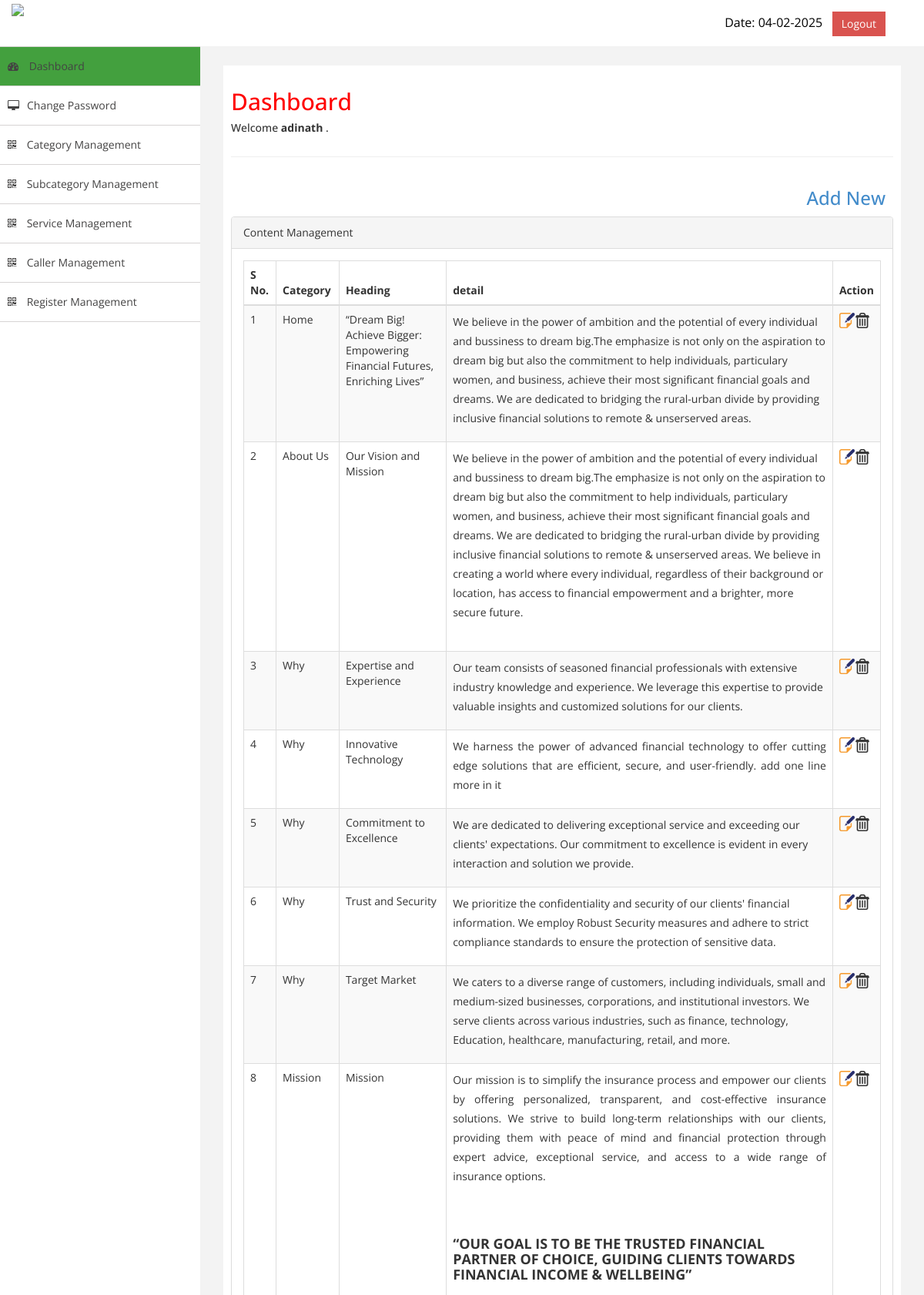
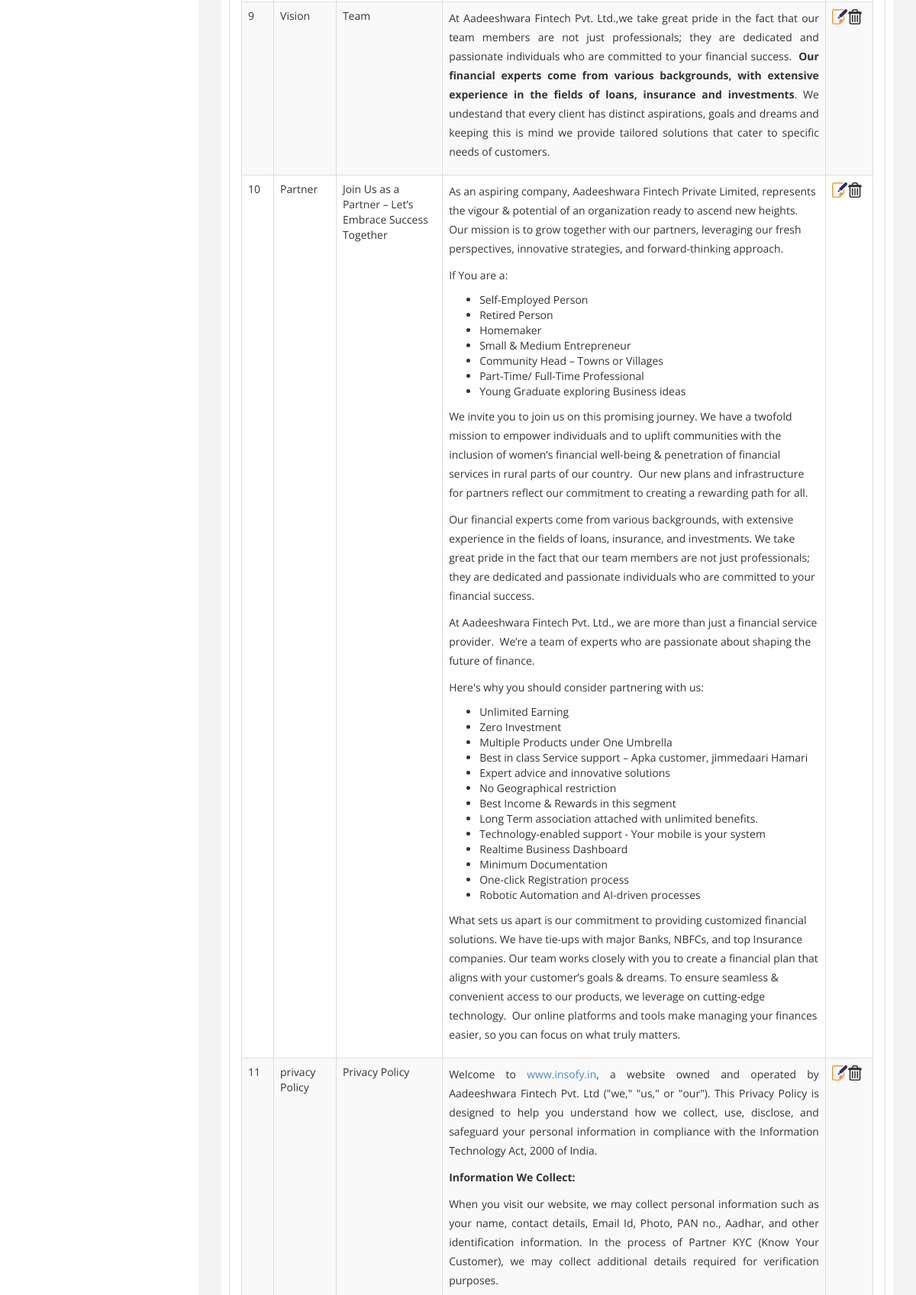
Page /secure_panel_adinath/content-mgmt.php (signed in, upper part) on the committed database (2 pictures, top to bottom).
### tables this page shows
CREATE TABLE `content` (
  `id` int(11) NOT NULL,
  `category` varchar(50) NOT NULL,
  `heading` text NOT NULL,
  `photo` varchar(255) NOT NULL,
  `detail` text NOT NULL,
  `status` varchar(20) NOT NULL,
  `title` varchar(255) NOT NULL,
  `metatag` text NOT NULL,
  `descp` text NOT NULL
);

### secure_panel_adinath/com/sqlConnection.php (called while the page is built, shortened)
<?php
  class sqlConnection {
	  private $conn;
	  public function __construct(){
	  $this->host = "localhost";
		  $this->user = "root";
		  $this->pass = '$lRP$~gH+~F4';
		  $this->database = "tenac4dh_adinath";
		 $conn=$this->conn = mysqli_connect( $this->host,$this->user,$this->pass,$this->database) or die( "<center><span style='color:red; !!!</span></center>" );
	  }
	  public function fireQuery( $qry ) {
		  if( !empty( $qry ) ) {
			  $this->query = mysqli_query($this->conn, $qry );
			  return $this->query;
		  }
		  else {
			  die( "<center><span style='color:red; font-weight:bold'>Database Table Error !!!</span></center>" );
		  }
	  }
	  public function fetchAssoc( $param ){
			  if(!empty( $param ) ){
				  if( mysqli_num_rows( $param ) > 0 ) {
					  while( $rs = mysqli_fetch_assoc( $param ) ) {
					  $arr[] = $rs;
					  }
				  return $arr;
			  } else {
				 return NULL;
			  }
		  }
	  }
  }
?>

### secure_panel_adinath/com/functions.php (called while the page is built, shortened)
<?php
	function siteEncrypt( $txt ){
		return base64_encode( trim( $txt ) );
	}
?>

### secure_panel_adinath/content-mgmt.php (the view, shortened to what this page needs)
<?php include_once 'inc/header.php';
include_once("inc/checksession.inc.php");include_once("com/Content.php");
?> <div class="quick" style=""><a href="add-edit-content.php?action=add"  style="float:right; padding-right:10px;"><h3>Add New</h3></a></div>
            <div class="row">
                <div class="col-md-12">
                    <div class="panel panel-default">
                        <div class="panel-heading">
                             Content Management                           </div>
                        <div class="panel-body">
                            <div class="table-responsive">
                                <table class="table table-striped table-bordered table-hover" id="dataTables-example">
                                    <thead>
                                        <tr>
                                            <th>S No.</th>
                                            <th>Category</th>
                                            <th>Heading</th>
                                            <th>detail</th>
                                            <th>Action</th>
                                        </tr>
                                    </thead>
                                    <tbody>
                                        <?php
            $select = $db->fetchAssoc($db->fireQuery("select * from `content`"));
            for($i=0;$i<count($select);$i++) {
	    ?>
                                        <tr class="odd gradeX">
                                            <td><?php echo $i+1;?></td>
                                            <td class="center"><?php echo $select[$i]['category']?></td>
											 <td class="center"><?php echo $select[$i]['heading']?></td>
											 <td class="center"><?php echo $select[$i]['detail']?></td>
                                            <td class="center"><a href="add-edit-content.php?action=edit&&id=<?php echo siteEncrypt($select[$i]["id"]);?>" style="background-image: none;float: left;"><img src="images/edit_icon.png" alt="Edit" title="Edit" /></a>
                  <?php if($_SESSION['admin-type']!='Editor'){?> <a href="testimonial-mgmt.php?action=delete&&id=<?php echo siteEncrypt($select[$i]["id"]);?>"  style="background-image: none;float: left;"><img src="images/delete_icon.png" alt="Edit" title="Edit" /></a> <?php } ?>  </td>
                                        </tr><?php } ?>
                                         </tbody>
                                </table>
                            </div>
                        </div>
                    </div>
                </div>
            </div>
        </div>
    </div>
            </div>
</body>
</html>

### secure_panel_adinath/assets/css/custom.css (style rules this page uses)
body { font-family: 'Open Sans', sans-serif; }
h4 { padding-top:10px; }
p { font-size: 14px; line-height: 25px; }

### rows in the picture
content: category "Home", heading "“Dream Big! Achieve Bigger: Empowering Financial Futures, Enriching Lives”", detail "We believe in the power of ambition and the potential of every individual and bussiness to dream big.The emphasize is not only on the aspiration to dream big but also the commitment to help individuals, particulary women, and business, achieve their most significant financial goals and dreams. We are dedicated to bridging the rural-urban divide by providing inclusive financial solutions to remote & unserserved areas."
content: category "About Us", heading "Our Vision and Mission", detail "We believe in the power of ambition and the potential of every individual and bussiness to dream big.The emphasize is not only on the aspiration to dream big but also the commitment to help individuals, particulary women, and business, achieve their most significant financial goals and dreams. We are dedicated to bridging the rural-urban divide by providing inclusive financial solutions to remote & unserserved areas. We believe in creating a world where every individual, regardless of their background or location, has access to financial empowerment and a brighter, more secure future."
content: category "Why", heading "Expertise and Experience", detail "Our team consists of seasoned financial professionals with extensive industry knowledge and experience. We leverage this expertise to provide valuable insights and customized solutions for our clients."
content: category "Why", heading "Innovative Technology", detail "We harness the power of advanced financial technology to offer cutting edge solutions that are efficient, secure, and user-friendly. add one line more in it"
content: category "Why", heading "Commitment to Excellence", detail "We are dedicated to delivering exceptional service and exceeding our clients' expectations. Our commitment to excellence is evident in every interaction and solution we provide."
content: category "Why", heading "Trust and Security", detail "We prioritize the confidentiality and security of our clients' financial information. We employ Robust Security measures and adhere to strict compliance standards to ensure the protection of sensitive data."
content: category "Why", heading "Target Market", detail "We caters to a diverse range of customers, including individuals, small and medium-sized businesses, corporations, and institutional investors. We serve clients across various industries, such as finance, technology, Education, healthcare, manufacturing, retail, and more."
content: category "Mission", heading "Mission", detail "Our mission is to simplify the insurance process and empower our clients by offering personalized, transparent, and cost-effective insurance solutions. We strive to build long-term relationships with our clients, providing them with peace of mind and financial protection through expert advice, exceptional service, and access to a wide range of insurance options. “OUR GOAL IS TO BE THE TRUSTED FINANCIAL PARTNER OF CHOICE, GUIDING CLIENTS TOWARDS FINANCIAL INCOME & WELLBEING”"
content: category "Vision", heading "Team", detail "At Aadeeshwara Fintech Pvt. Ltd.,we take great pride in the fact that our team members are not just professionals; they are dedicated and passionate individuals who are committed to your financial success. Our financial experts come from various backgrounds, with extensive experience in the fields of loans, insurance and investments . We undestand that every client has distinct aspirations, goals and dreams and keeping this is mind we provide tailored solutions that cater to specific needs of customers."
content: category "Partner", heading "Join Us as a Partner – Let’s Embrace Success Together", detail "As an aspiring company, Aadeeshwara Fintech Private Limited, represents the vigour & potential of an organization ready to ascend new heights. Our mission is to grow together with our partners, leveraging our fresh perspectives, innovative strategies, and forward-thinking approach. If You are a: Self-Employed Person Retired Person Homemaker Small & Medium Entrepreneur Community Head – Towns or Villages Part-Time/ Full-Time Professional Young Graduate exploring Business ideas We invite you to join us on this promising journey. We have a twofold mission to empower individuals and to uplift communities with the inclusion of women’s financial well-being & penetration of financial services in…"
content: category "privacy Policy", heading "Privacy Policy", detail "Welcome to www.insofy.in , a website owned and operated by Aadeeshwara Fintech Pvt. Ltd (\"we,\" \"us,\" or \"our\"). This Privacy Policy is designed to help you understand how we collect, use, disclose, and safeguard your personal information in compliance with the Information Technology Act, 2000 of India. Information We Collect: When you visit our website, we may collect personal information such as your name, contact details, Email Id, Photo, PAN no., Aadhar, and other identification information. In the process of Partner KYC (Know Your Customer), we may collect additional details required for verification purposes."

### other values in the picture
$_SESSION['username'] "adinath"
